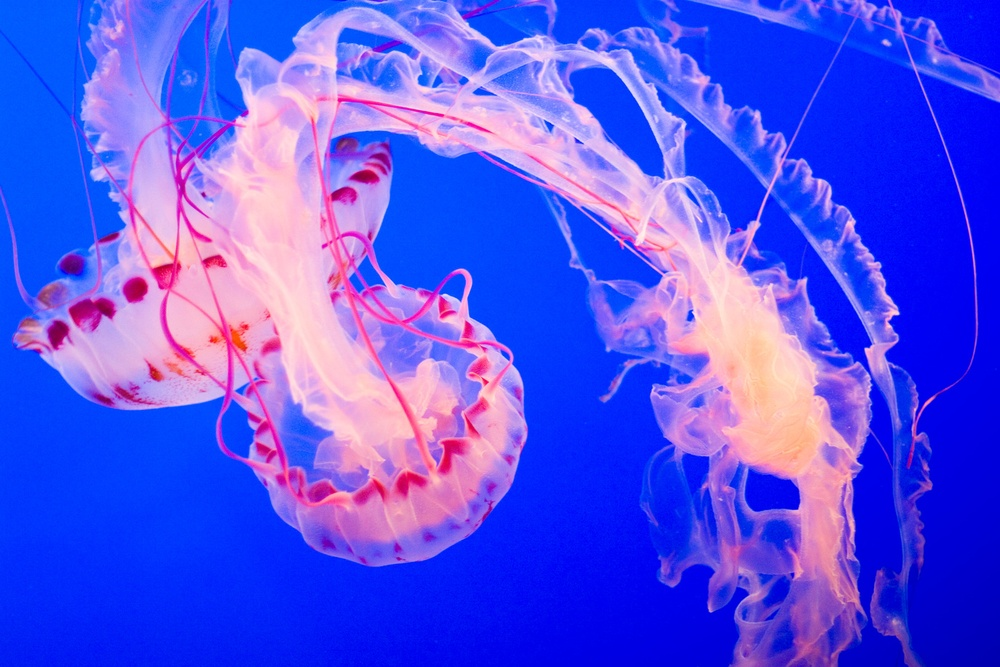
#> input picture histograms/images/medusas.jpg, 1000 x 667 px, shrunk from 1620 x 1080 before the run
$ python grayscale_histogram.py
#> lines starting #> are read from the running program, lines starting #| are printed output that depends on the picture
# grayscale_histogram.py

from matplotlib import pyplot as plt


import cv2
import argparse

# argument parser
ap = argparse.ArgumentParser()
ap.add_argument("-i", "--image", help = "Path tp image", default = 'images/medusas.jpg')
args = vars(ap.parse_args())

image = cv2.imread(args["image"])
#> image is the input picture: shape (667, 1000, 3); mean B, G, R 235.1, 81.6, 83.8
cv2.imshow("Original", image)

image = cv2.cvtColor(image, cv2.COLOR_BGR2GRAY)
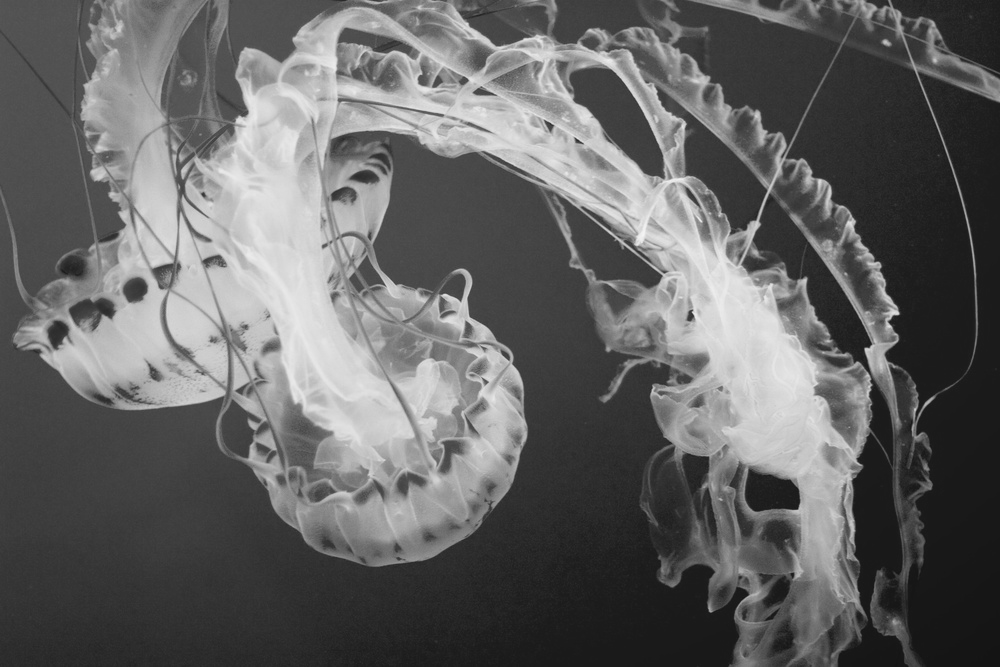
#> image: shape (667, 1000); min 19, max 244, mean 99.8
cv2.imshow("Gray", image)

hist = cv2.calcHist([image], [0],None, [256], [0, 256])
#> hist = 256 values, max 12263 at index 27, min 0 at index 0, mean 2605.5

plt.figure()
plt.title("Grayscale Histogram")
plt.xlabel("Bins")
plt.ylabel("# of pixels")
plt.plot(hist)
plt.xlim([0, 256])
plt.show()
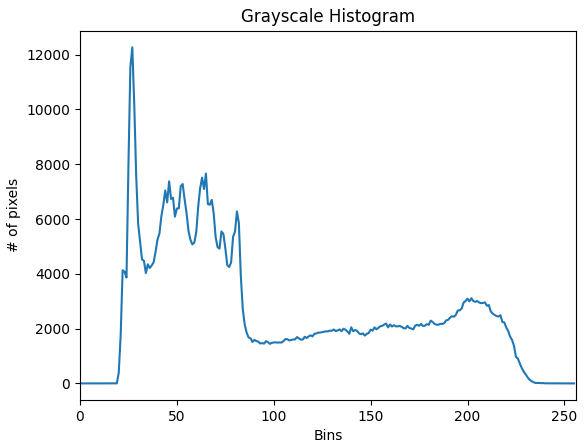
#> figure drawn by matplotlib, 1 panel; curve peaks at x = 27, y = 12263

cv2.waitKey(0)
